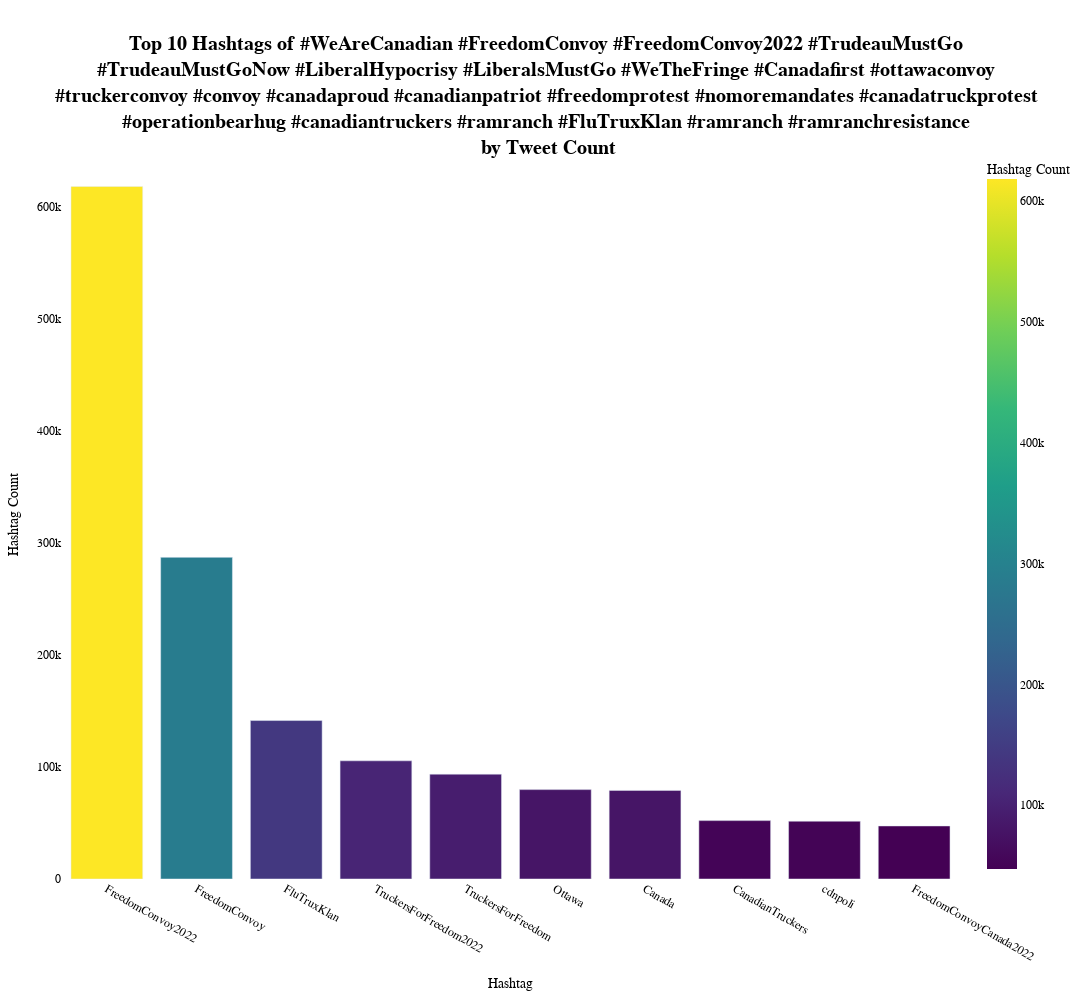

The notebook cell saved with this chart:
### Code cell
import pandas as pd
import plotly.express as px

hashtags = pd.read_csv("/home/nruest/Projects/digfemcan/twitter-data/convoy-hashtags.csv")

hashtag_count = hashtags.value_counts().rename_axis("Hashtag").reset_index(name="Count").head(10)

fig = px.bar(hashtag_count, 
             x='Hashtag', 
             y='Count', 
             labels={'Hashtag': 'Hashtag', 'Count': 'Hashtag Count'},
             color='Count',
             color_continuous_scale='Viridis'
            )

fig.update_layout(
    title={
        'text': 'Top 10 Hashtags of #WeAreCanadian #FreedomConvoy #FreedomConvoy2022 #TrudeauMustGo<br>#TrudeauMustGoNow #LiberalHypocrisy #LiberalsMustGo #WeTheFringe #Canadafirst #ottawaconvoy<br>#truckerconvoy #convoy #canadaproud #canadianpatriot #freedomprotest #nomoremandates #canadatruckprotest<br>#operationbearhug #canadiantruckers #ramranch #FluTruxKlan #ramranch #ramranchresistance<br> by Tweet Count',
        'font': {
            'size': 20,
            'family': 'Arial, sans-serif',
            'color': 'black',
            'weight': 'bold'
        },
        'x': 0.5,
        'xanchor': 'center',
        'y': 0.95,
        'yanchor': 'top'
    },
    margin=dict(l=50, r=50, t=150, b=100),
    xaxis_title='Hashtag',
    yaxis_title='Hashtag Count',
    plot_bgcolor='rgba(0,0,0,0)',
    paper_bgcolor='rgba(0,0,0,0)',
    font=dict(family="Arial, sans-serif", size=12, color="black"),
    width=1200,
    height=1000,
)

fig.show()

### Figure 1 — Plotly figure (JSON) as saved in the notebook; plotly's stock layout.template omitted (floating-point values rounded to 4 significant figures)
{"data": [{"alignmentgroup": "True", "hovertemplate": "Hashtag=%{x}<br>Hashtag Count=%{marker.color}<extra></extra>", "legendgroup": "", "marker": {"color": [617862, 286952, 141370, 105440, 93559, 79751, 79047, 52091, 51571, 47323], "coloraxis": "coloraxis", "pattern": {"shape": ""}}, "name": "", "offsetgroup": "", "orientation": "v", "showlegend": false, "textposition": "auto", "type": "bar", "x": ["FreedomConvoy2022", "FreedomConvoy", "FluTruxKlan", "TruckersForFreedom2022", "TruckersForFreedom", "Ottawa", "Canada", "CanadianTruckers", "cdnpoli", "FreedomConvoyCanada2022"], "xaxis": "x", "y": [617862, 286952, 141370, 105440, 93559, 79751, 79047, 52091, 51571, 47323], "yaxis": "y"}], "layout": {"barmode": "relative", "coloraxis": {"colorbar": {"title": {"text": "Hashtag Count"}}, "colorscale": [[0, "#440154"], [0.1111, "#482878"], [0.2222, "#3e4989"], [0.3333, "#31688e"], [0.4444, "#26828e"], [0.5556, "#1f9e89"], [0.6667, "#35b779"], [0.7778, "#6ece58"], [0.8889, "#b5de2b"], [1, "#fde725"]]}, "font": {"color": "black", "family": "Arial, sans-serif", "size": 12}, "height": 1000, "legend": {"tracegroupgap": 0}, "margin": {"b": 100, "l": 50, "r": 50, "t": 150}, "paper_bgcolor": "rgba(0, 0, 0, 0)", "plot_bgcolor": "rgba(0, 0, 0, 0)", "title": {"font": {"color": "black", "family": "Arial, sans-serif", "size": 20, "weight": "bold"}, "text": "Top 10 Hashtags of #WeAreCanadian #FreedomConvoy #FreedomConvoy2022 #TrudeauMustGo<br>#TrudeauMustGoNow #LiberalHypocrisy #LiberalsMustGo #WeTheFringe #Canadafirst #ottawaconvoy<br>#truckerconvoy #convoy #canadaproud #canadianpatriot #freedomprotest #nomoremandates #canadatruckprotest<br>#operationbearhug #canadiantruckers #ramranch #FluTruxKlan #ramranch #ramranchresistance<br> by Tweet Count", "x": 0.5, "xanchor": "center", "y": 0.95, "yanchor": "top"}, "width": 1200, "xaxis": {"anchor": "y", "autorange": true, "domain": [0, 1], "range": [-0.5, 9.5], "title": {"text": "Hashtag"}, "type": "category"}, "yaxis": {"anchor": "x", "autorange": true, "domain": [0, 1], "range": [0, 650400.0], "title": {"text": "Hashtag Count"}, "type": "linear"}}}
